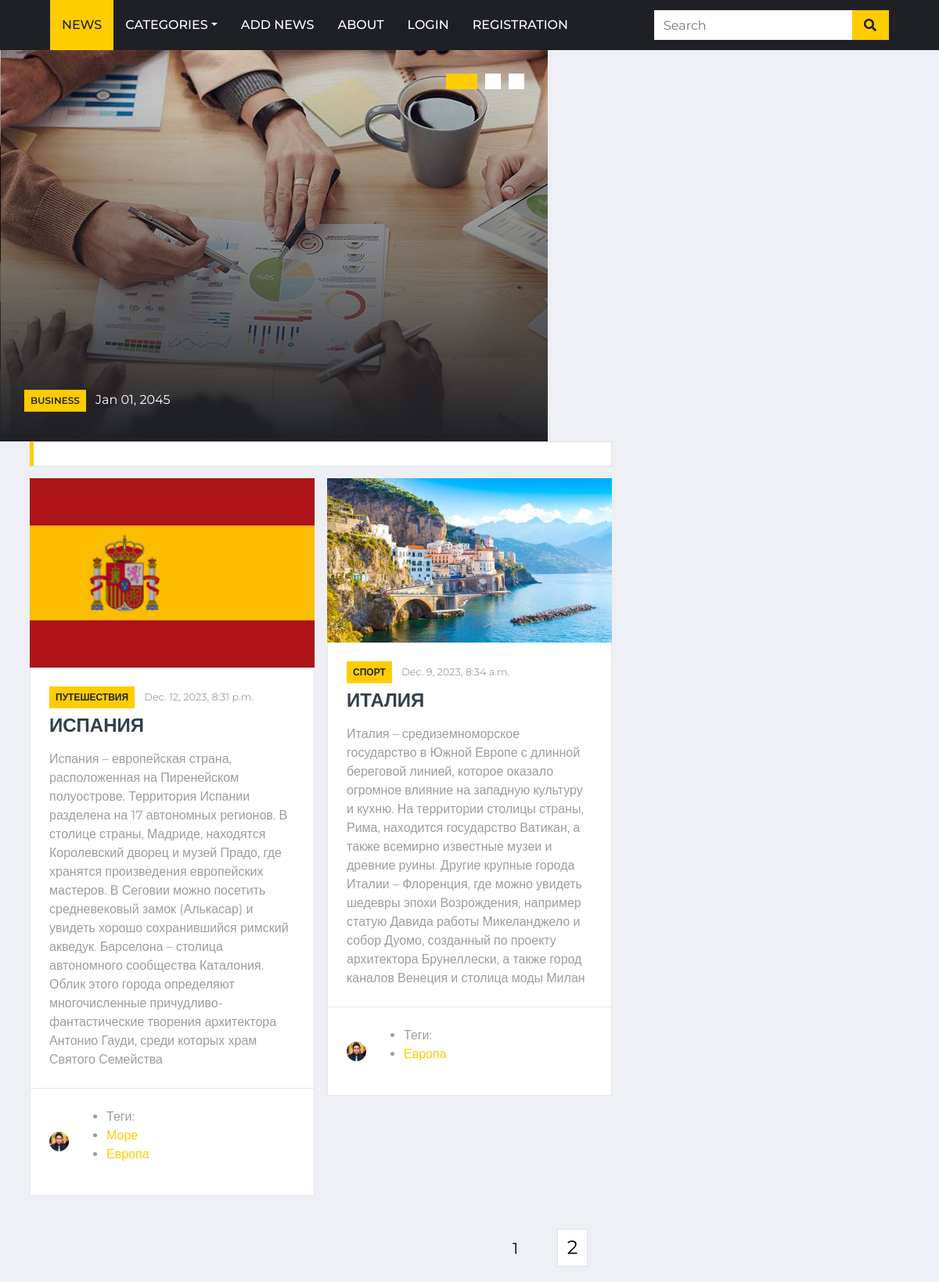
The page / on the database its author committed.
### news/models.py (models this page shows, shortened)
class News(models.Model):
    class StatusPublished(models.IntegerChoices):
        NOT_PUBLISHED = 0, 'Не опубликовано'
        PUBLISHED = 1, 'Опубликовано'
    name = models.CharField(max_length=256)
    content = models.TextField()
    slug = models.SlugField(max_length=255, unique=True, db_index=True)
    image = models.ImageField(upload_to='news_images/%Y/%m/%d', default=None, blank=True, null=True)
    category = models.ForeignKey(to=NewsCategory, on_delete=models.PROTECT, related_name='categories')
    created_at = models.DateTimeField(auto_now_add=True)
    updated_at = models.DateTimeField(auto_now=True)
    is_published = models.BooleanField(choices=tuple(map(lambda x: (bool(x[0]), x[1]), StatusPublished.choices)),
                                       default=StatusPublished.PUBLISHED)
    tags = models.ManyToManyField(to=TagNews, blank=True, related_name='tags')
    objects = models.Manager()
    published = PublishedManager()
    class Meta:
        verbose_name = 'новость'
        verbose_name_plural = 'новости'
        ordering = ['-created_at']
        indexes = [
            models.Index(fields=['-created_at'])
        ]
    def get_absolute_url(self):
        return reverse('news', kwargs={'news_slug': self.slug})

class NewsCategory(models.Model):
    name = models.CharField(max_length=128, db_index=True)
    slug = models.SlugField(max_length=255, unique=True, db_index=True)
    class Meta:
        verbose_name = 'категорию'
        verbose_name_plural = 'Категории'
    def __str__(self):
        return self.name
    def get_absolute_url(self):
        return reverse('category', kwargs={'category_slug': self.slug})

class TagNews(models.Model):
    tag = models.CharField(max_length=100, db_index=True)
    slug = models.SlugField(max_length=255, unique=True, db_index=True)
    class Meta:
        verbose_name = 'тег'
        verbose_name_plural = 'теги'
    def get_absolute_url(self):
        return reverse('tags', kwargs={'tags_slug': self.slug})

### news/views.py (the view)
# urls.py: path('', views.NewsHomePage.as_view(), name='home'),
class NewsHomePage(DataMixin, ListView):
    template_name = "news/index.html"
    context_object_name = 'news'
    title = 'Главная страница'
    extra_context = {
        'name': 'Главная страница',
        'news_categories': NewsCategory.objects.all(),
        'news_tags': TagNews.objects.all(),
    }
    def get_queryset(self):
        return News.published.all()

### news/models.py (called while the page is built)
    def get_queryset(self):
        return super().get_queryset().filter(is_published=News.StatusPublished.PUBLISHED)

### news/templates/news/index.html
{% extends 'news/base.html' %}

### news/templates/news/base.html (shortened to what this page needs)
{% load static %}
<!DOCTYPE html>
<html lang="en">
<head>
    <link href="https://cdnjs.cloudflare.com/ajax/libs/font-awesome/5.15.0/css/all.min.css" rel="stylesheet">
    <link href="{% static 'news/lib/owlcarousel/assets/owl.carousel.min.css' %}" rel="stylesheet">
    <link href="{% static 'news/css/style.css' %}" rel="stylesheet">
</head>
<body>
{% block navbar %}
    <div class="container-fluid p-0">
        <nav class="navbar navbar-expand-lg bg-dark navbar-dark py-2 py-lg-0 px-lg-5">
            <div class="collapse navbar-collapse justify-content-between px-0 px-lg-3" id="navbarCollapse">
                <div class="navbar-nav mr-auto py-0">
                    <a href="{% url 'home' %}" class="nav-item nav-link active">News</a>
                    <div class="nav-item dropdown">
                        <a href="{% url 'home' %}" class="nav-link dropdown-toggle"
                           data-toggle="dropdown">Categories</a>
                    </div>
                    <a href="{% url 'add_news_page' %}" class="nav-item nav-link">Add News</a>
                    <a href="{% url 'add_news' %}" class="nav-item nav-link">About</a>
                    {% if user.is_authenticated %}
                    <a href="{% url 'users:profile' %}" class="nav-item nav-link"> {{ user.username }}</a> <a href="{% url 'users:logout' %}" class="nav-item nav-link"> Logout</a>
                    {% else %}
                    <a href="{% url 'users:login' %}" class="nav-item nav-link">Login</a>
                    {% endif %}
                    <a href="{% url 'users:register' %}" class="nav-item nav-link">Registration</a>
                </div>
                <form class="input-group ml-auto d-none d-lg-flex" role="search" action="{% url 'search' %}" method="get" style="width: 100%; max-width: 300px;">
                    <input class="form-control border-0" type="search" name="q" value="{{ request.GET.q }}" placeholder="Search">
                    <div class="input-group-append">
                        <button class="input-group-text bg-primary text-dark border-0 px-3" type="submit"><i
                                class="fa fa-search"></i></button>
                    </div>
                </form>
            </div>
        </nav>
    </div>
{% endblock %}
<div class="container-fluid">
    <div class="row">
        <div class="col-lg-7 px-0">
            <div class="owl-carousel main-carousel position-relative">
                <div class="position-relative overflow-hidden" style="height: 500px;">
                    <img class="img-fluid h-100" src="{% static 'news/img/news-800x500-1.jpg' %}"
                         style="object-fit: cover;">
                    <div class="overlay">
                        <div class="mb-2">
                            <a class="badge badge-primary text-uppercase font-weight-semi-bold p-2 mr-2"
                               href="">Business</a>
                            <a class="text-white" href="">Jan 01, 2045</a>
                        </div>
                    </div>
                </div>
            </div>
        </div>
    </div>
</div>
{% block content %}
    <div class="container-fluid">
        <div class="container">
            <div class="row">
                <div class="col-lg-8">
                    <div class="row">
                        <div class="col-12">
                            <div class="section-title">
                            </div>
                        </div>
                        {% for new in news %}
                            <div class="col-lg-6">
                                <div class="position-relative mb-3">
                                    {% if new.image %}
                                        <img class="img-fluid w-100" src="{{ new.image.url }}"
                                             style="object-fit: cover;">
                                    {% endif %}
                                    <div class="bg-white border border-top-0 p-4">
                                        <div class="mb-2">
                                            <a class="badge badge-primary text-uppercase font-weight-semi-bold p-2 mr-2"
                                               href="">{{ new.category }}</a>
                                            <a class="text-body" href=""><small>{{ new.created_at }}</small></a>
                                        </div>
                                        <a class="h4 d-block mb-3 text-secondary text-uppercase font-weight-bold"
                                           href="{{ new.get_absolute_url }}">{{ new.name }}</a>
                                        <p class="m-0">{{ new.content }}</p>
                                    </div>
                                    <div class="d-flex justify-content-between bg-white border border-top-0 p-4">
                                        <div class="d-flex align-items-center">
                                            <img class="rounded-circle mr-2" src="{% static 'news/img/user.jpg' %}"
                                                 width="25" height="25" alt="">
                                            {% with new.tags.all as tags %}
                                                <ul class="tags-list">
                                                    <li>Теги:</li>
                                                    {% for t in tags %}
                                                        <li><a href="{{ t.get_absolute_url }}">{{ t.tag }}</a></li>
                                                    {% endfor %}
                                                </ul>
                                            {% endwith %}
                                        </div>
                                    </div>
                                </div>
                            </div>
                        {% endfor %}
                    </div>
                </div>
            </div>
        </div>
    </div>
{% endblock %}
{% block navigation %}
    {% if page_obj.has_other_pages %}
        <div style="width: 50%; margin-left: 400px; text-align: center; display: inline-block">
            <nav class="list-pages">
                <ul>
                    {% for p in paginator.page_range %}
                        {% if page_obj.number == p %}
                            <li class="page-num page-num-selected">{{ p }}</li>
                        {% elif p >= page_obj.number|add:-2 or p <= page_obj.number|add:-2 %}
                            <li class=""><a href="?page={{ p }}" class="page-link">{{ p }}</a>
                            </li>
                        {% endif %}
                    {% endfor %}
                </ul>
            </nav>
        </div>
    {% endif %}
{% endblock %}
</body>
</html>

### rows shown on the page
News: image (picture), category "ПУТЕШЕСТВИЯ", created_at "Dec. 12, 2023, 8:31 p.m.", name "ИСПАНИЯ", content "Испания – европейская страна, расположенная на Пиренейском полуострове. Территория Испании разделена на 17 автономных регионов. В столице страны, Мадриде, находятся Королевский дворец и музей Прадо, где хранятся произведения европейских мастеров. В Сеговии можно посетить средневековый замок (Алькасар) и увидеть хорошо сохранившийся римский акведук. Барселона – столица автономного сообщества Каталония. Облик этого города определяют многочисленные причудливо-фантастические творения архитектора Антонио Гауди, среди которых храм Святого Семейства"
TagNews: tag "Море"
TagNews: tag "Европа"
News: image (picture), category "СПОРТ", created_at "Dec. 9, 2023, 8:34 a.m.", name "ИТАЛИЯ", content "Италия – средиземноморское государство в Южной Европе с длинной береговой линией, которое оказало огромное влияние на западную культуру и кухню. На территории столицы страны, Рима, находится государство Ватикан, а также всемирно известные музеи и древние руины. Другие крупные города Италии – Флоренция, где можно увидеть шедевры эпохи Возрождения, например статую Давида работы Микеланджело и собор Дуомо, созданный по проекту архитектора Брунеллески, а также город каналов Венеция и столица моды Милан"

### other values the page prints
{{ p }} "1"
{{ p }} "2"
